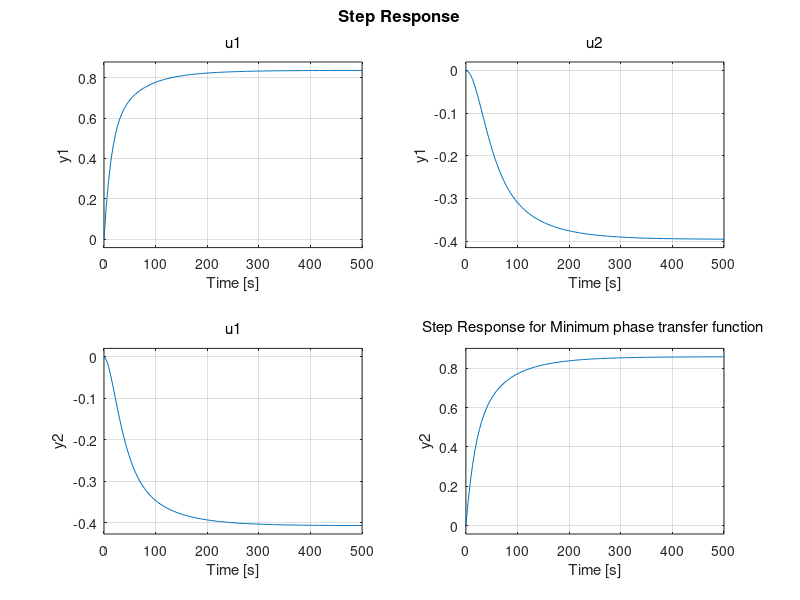

Reproduce this figure in MATLAB.
% For minimum Case 
clc;
clear all; 
s=tf('s');
g1=2.6/(1+62*s);
g2=1.5/((1+23*s)*(1+62*s));
g3=1.4/((1+30*s)*(1+90*s));
g4=2.8/(1+90*s);
G_Minimum=[g1,g2;g3,g4]

% step response for Minimum phase transfer function 
step(feedback(G_Minimum,[1,1;1,1]))
title('Step Response for Minimum phase transfer function ')


    

